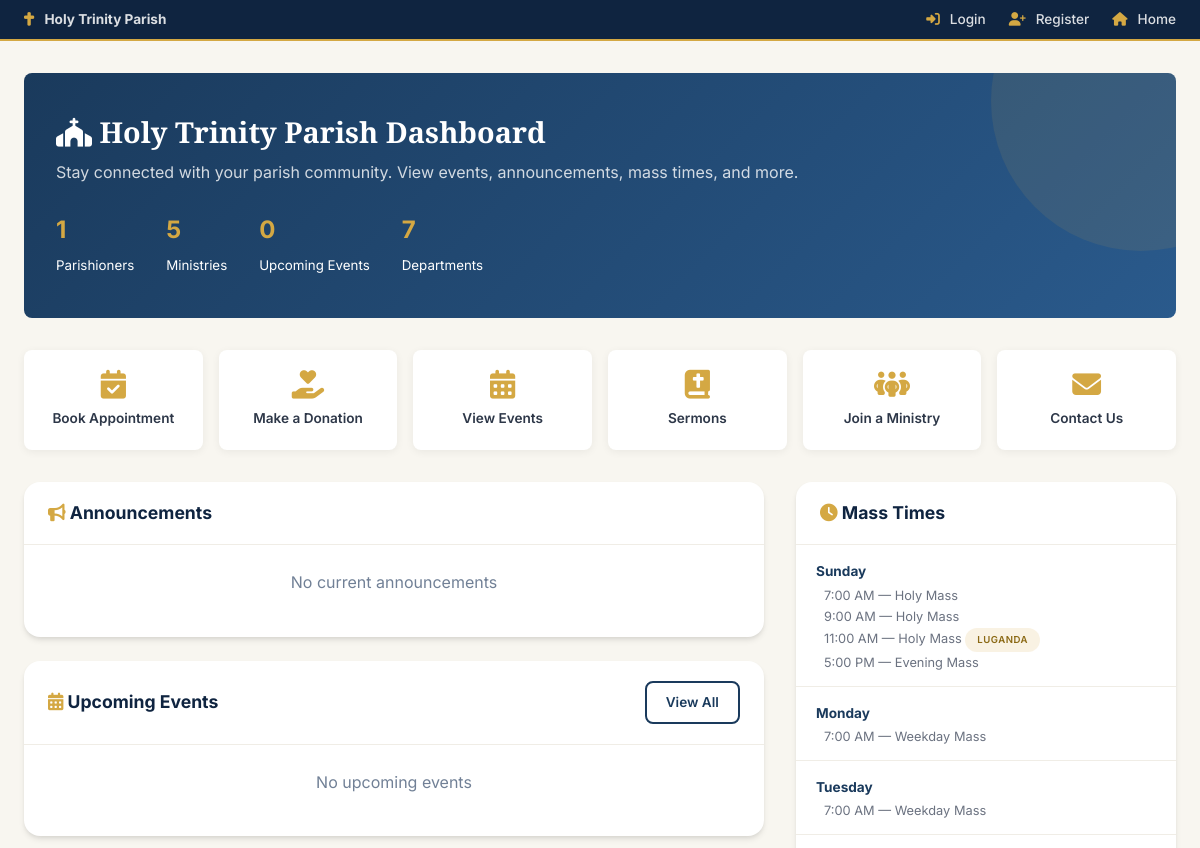
Before: /pages/dashboard.php (upper part) with the older database file.
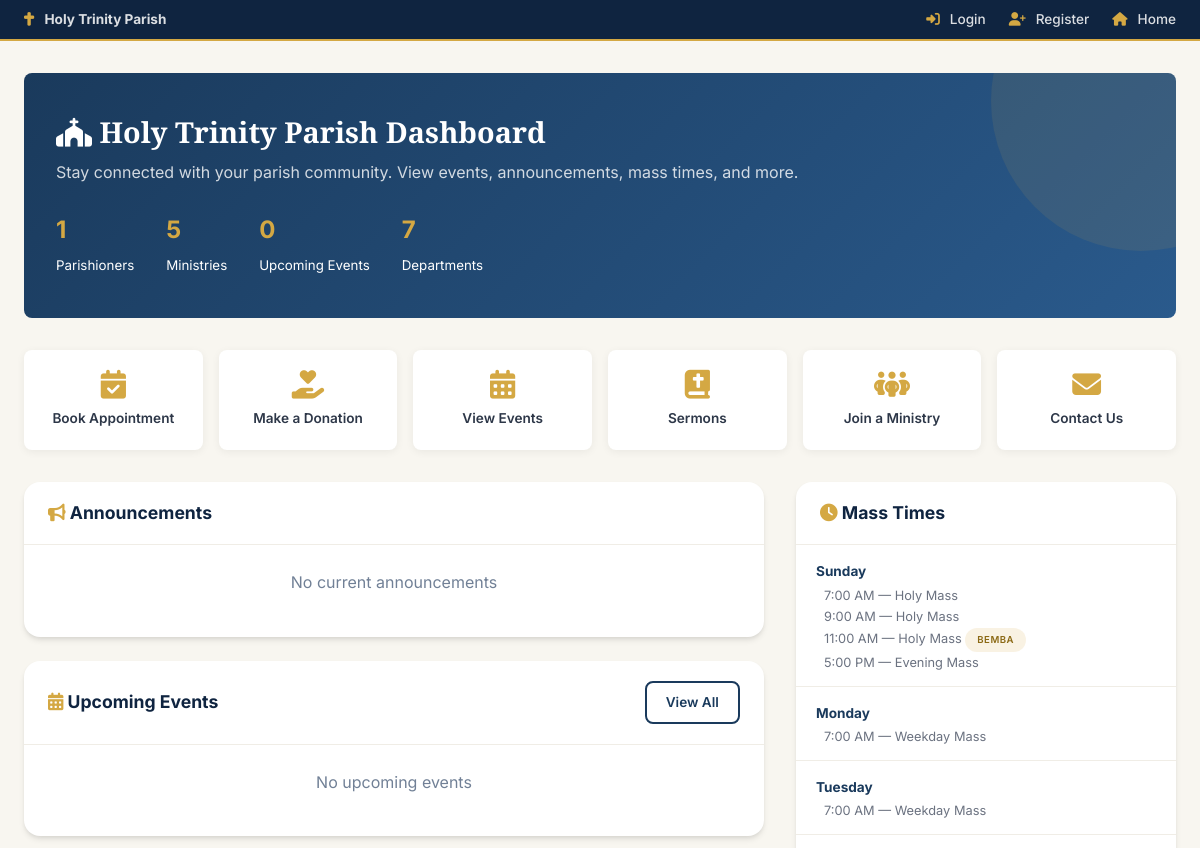
After: the same page with the newer database file.
### tables this page shows
CREATE TABLE mass_schedules (
    id INT AUTO_INCREMENT PRIMARY KEY,
    day_of_week ENUM('Monday','Tuesday','Wednesday','Thursday','Friday','Saturday','Sunday') NOT NULL,
    time TIME NOT NULL,
    mass_type VARCHAR(100) NOT NULL,
    language VARCHAR(50) DEFAULT 'English',
    location VARCHAR(150) DEFAULT 'Main Church',
    celebrant_id INT,
    is_active TINYINT(1) DEFAULT 1,
    created_at TIMESTAMP DEFAULT CURRENT_TIMESTAMP,
    FOREIGN KEY (celebrant_id) REFERENCES clergy(id) ON DELETE SET NULL
);

### config/database.php (called while the page is built, shortened)
<?php
class Database {
    private static $instance = null;
    private $connection;
    private function __construct() {
        try {
            $dsn = "mysql:host=" . DB_HOST . ";dbname=" . DB_NAME . ";charset=" . DB_CHARSET;
            $this->connection = new PDO($dsn, DB_USER, DB_PASS, [
                PDO::ATTR_ERRMODE => PDO::ERRMODE_EXCEPTION,
                PDO::ATTR_DEFAULT_FETCH_MODE => PDO::FETCH_ASSOC,
                PDO::ATTR_EMULATE_PREPARES => false,
            ]);
        } catch (PDOException $e) {
            error_log("Database connection failed: " . $e->getMessage());
            die("Database connection failed. Please try again later.");
        }
    }
    public static function getInstance() {
        if (self::$instance === null) {
            self::$instance = new self();
        }
        return self::$instance;
    }
    public function query($sql, $params = []) {
        $stmt = $this->connection->prepare($sql);
        $stmt->execute($params);
        return $stmt;
    }
    public function fetchAll($sql, $params = []) {
        return $this->query($sql, $params)->fetchAll();
    }
}

### config/app.php (called while the page is built, shortened)
<?php
require_once APP_ROOT . '/config/database.php';
function sanitize($input) {
    return htmlspecialchars(trim($input), ENT_QUOTES, 'UTF-8');
}
function formatTime($time) {
    return date('g:i A', strtotime($time));
}

### pages/dashboard.php (the view, shortened to what the changed rows need)
<?php
require_once __DIR__ . '/../config/app.php';
$db = Database::getInstance();
$massSchedule = $db->fetchAll(
    "SELECT * FROM mass_schedules WHERE is_active = 1
     ORDER BY FIELD(day_of_week, 'Sunday','Monday','Tuesday','Wednesday','Thursday','Friday','Saturday'), time ASC"
);
?>
<!DOCTYPE html>
<html lang="en">
<head>
    <link rel="stylesheet" href="https://cdnjs.cloudflare.com/ajax/libs/font-awesome/6.5.1/css/all.min.css">
    <link rel="stylesheet" href="/holy-trinity/assets/css/style.css">
</head>
<body>
    <div style="max-width:1200px; margin:0 auto; padding:2rem 1.5rem;">
        <div class="public-dash-header">
            <h1><i class="fas fa-church"></i> Holy Trinity Parish Dashboard</h1>
        </div>
        <div style="display:grid; grid-template-columns:1fr 380px; gap:2rem;" class="grid-2">
            <div>
                <div class="card mb-3">
                    <div class="card-body" style="padding:0;">
                        <?php
                        $grouped = [];
                        foreach ($massSchedule as $ms) $grouped[$ms['day_of_week']][] = $ms;
                        foreach ($grouped as $day => $masses):
                        ?>
                        <div style="padding:0.75rem 1.25rem; border-bottom:1px solid var(--light-gray);">
                            <strong style="font-size:0.85rem; color:var(--primary);"><?= $day ?></strong>
                            <?php foreach ($masses as $m): ?>
                                <div style="font-size:0.8rem; color:var(--gray); padding-left:0.5rem;">
                                    <?= formatTime($m['time']) ?> &mdash; <?= sanitize($m['mass_type']) ?>
                                    <?php if ($m['language'] !== 'English'): ?><span class="badge badge-gold" style="font-size:0.6rem;"><?= sanitize($m['language']) ?></span><?php endif; ?>
                                </div>
                            <?php endforeach; ?>
                        </div>
                        <?php endforeach; ?>
                    </div>
                </div>
            </div>
        </div>
    </div>
</body>
</html>

Changed rows visible on the page:
changed mass_schedules "11:00 AM": language "LUGANDA" → "BEMBA"
